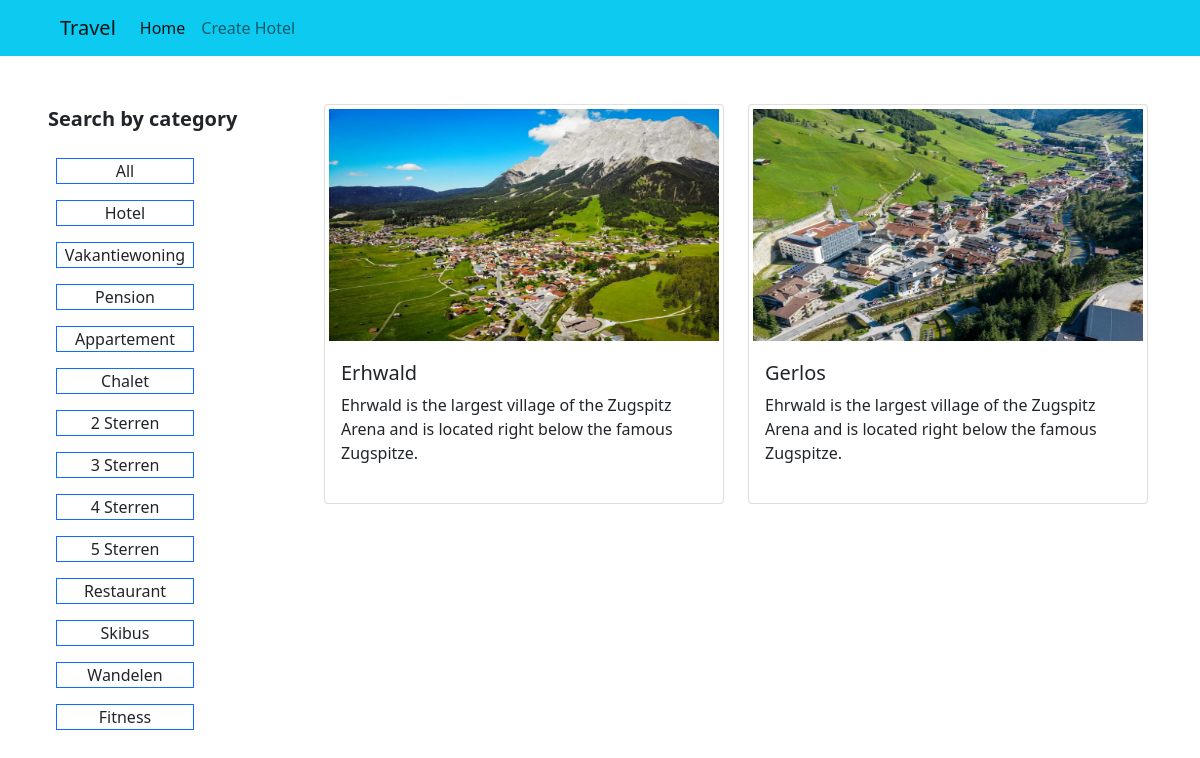
The app's page / (signed in), older data.
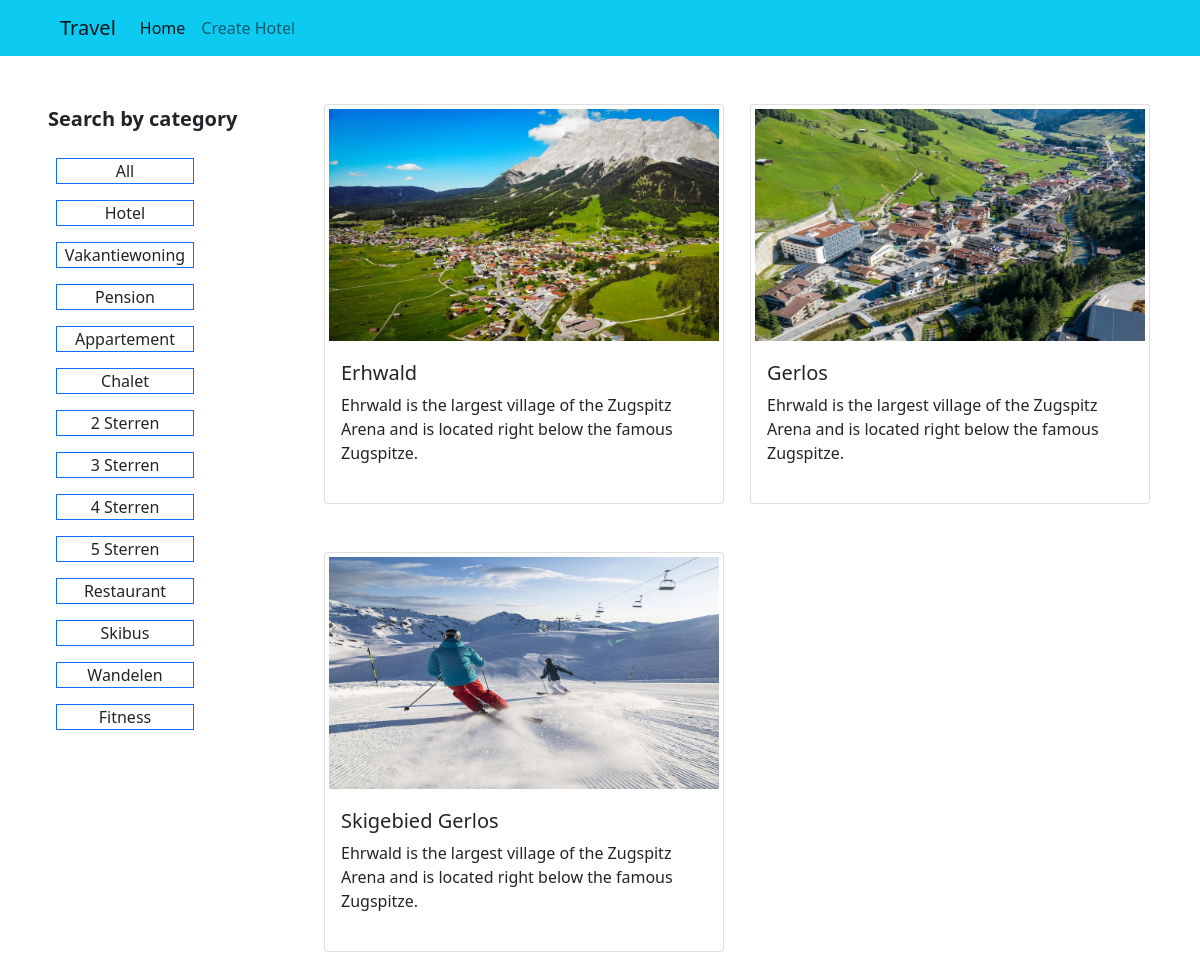
The same page, newer data.
### main/models.py (models this page shows, shortened)
class CategoryTag(models.Model):
    c_name = models.ForeignKey(Category, on_delete=models.CASCADE)
    tag_name = models.CharField(_("Tag Name"), max_length=40)

class Location(models.Model):
    image = models.FileField(upload_to='spot')
    l_name = models.CharField(_("Hotel Name"), max_length=50)
    l_tagline = models.CharField(_("Hotel Tagline"), max_length=150)
    l_summery = models.TextField(_("Hotel Summary"), max_length=300)
    l_description = models.TextField(_("Hotel Description"), max_length=200)
    tags = models.CharField(max_length=50)
    created_at = models.DateTimeField(auto_now_add=True)
    updated_at = models.DateTimeField(auto_now=True)

### main/views.py (the view)
# urls.py: path('', views.view_all_location, name="location_list"),
@login_required
def view_all_location(request):
    locations = Location.objects.all()
    tags = CategoryTag.objects.all()
    context = {'locations':locations, 'tags':tags}
    return render(request, "home.html", context)

### main/templates/home.html (shortened to what this page needs)
{% extends 'base.html' %}
{% load static %}
{% block content %}
<div class="m-5 d-flex">
  <div class="col-3 d-flex flex-column">
    <p class="fs-5 fw-bold">Search by category</p>
    <a href="{% url 'location_list' %}"
      class="text-dark text-decoration-none border border-primary m-2 w-50 text-center">
      All</a>
    {% for tag in tags %}
      <a href="{% url 'tag' tag.id %}"
      class="text-dark text-decoration-none border border-primary m-2 w-50 text-center">
      {{tag.tag_name}}</a>
    {% endfor %}
  </div>
  <div class="row">
      {% for location in locations %}
      <div class="col-sm-6 mb-5">
        <div class="card" style="width: 25rem;  height:25rem;">
            <a class="text-decoration-none text-dark" href="{% url 'location_details' location.id %}">
            <img src="{{ location.image.url}}" class="card-img-top p-1" style="width: 100%;  height:15rem;" alt="#">
            <div class="card-body">
            <h5 class="card-title">{{location.l_name}}</h5>
            <p class="card-text"
            style="display: -webkit-box;
            -webkit-line-clamp: 3;
            -webkit-box-orient: vertical;
            overflow: hidden;">{{location.l_tagline}}</p>
            </div>
            </a>
        </div>
      </div>
      {% endfor %}
  </div>
</div>
{% endblock content %}

### main/templates/base.html (shortened to what this page needs)
<!DOCTYPE html>
<html lang="en">
<head>
    <link href="https://cdn.jsdelivr.net/npm/bootstrap@5.0.2/dist/css/bootstrap.min.css"
        rel="stylesheet"
>
</head>
<body>
    <nav class="navbar navbar-expand-lg navbar-light bg-info">
        <div class="container-fluid mx-5">
          <a class="navbar-brand" href="/">Travel</a>
          <div class="collapse navbar-collapse" id="navbarSupportedContent">
            <ul class="navbar-nav me-auto mb-2 mb-lg-0">
              <li class="nav-item">
                <a class="nav-link active" aria-current="page" href="/">Home</a>
              </li>
              <li class="nav-item">
                <a class="nav-link" href="{% url 'submit_location' %}">Create Hotel</a>
              </li>
          </div>
        </div>
      </nav>
    {% block content %}{% endblock content %}
</body>
</html>

Row changes from the older to the newer data that the page shows:
added Location: image (picture), l_name "Skigebied Gerlos", l_tagline "Ehrwald is the largest village of the Zugspitz Arena and is located right below the famous Zugspitze."
